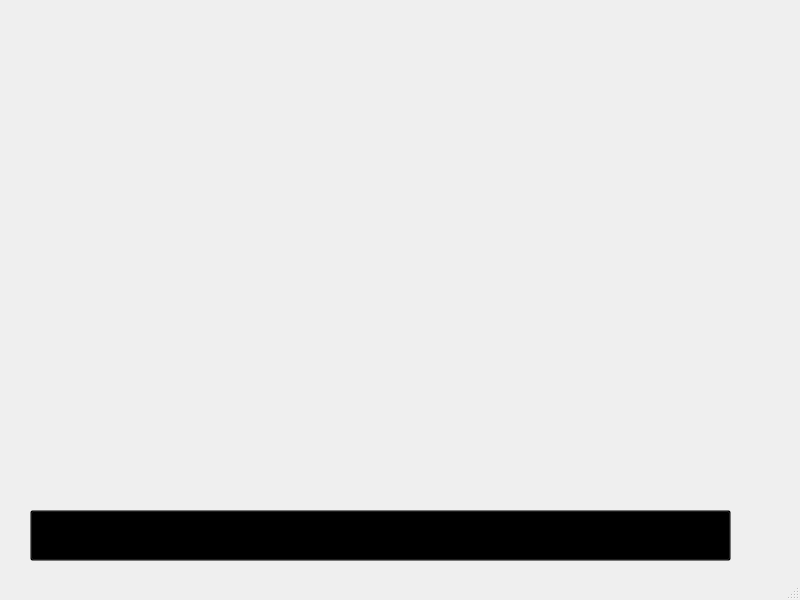
<?xml version="1.0" encoding="UTF-8"?>
<ui version="4.0">
 <class>MainWindow</class>
 <widget class="QMainWindow" name="MainWindow">
  <property name="geometry">
   <rect>
    <x>0</x>
    <y>0</y>
    <width>800</width>
    <height>600</height>
   </rect>
  </property>
  <property name="windowTitle">
   <string>MainWindow</string>
  </property>
  <widget class="QWidget" name="centralwidget">
   <widget class="QLabel" name="label">
    <property name="geometry">
     <rect>
      <x>10</x>
      <y>0</y>
      <width>791</width>
      <height>571</height>
     </rect>
    </property>
    <property name="text">
     <string/>
    </property>
    <property name="pixmap">
     <pixmap resource="../telasa.qrc">:/telas/6 Agulha.jpg</pixmap>
    </property>
    <property name="scaledContents">
     <bool>true</bool>
    </property>
   </widget>
   <widget class="QPushButton" name="AgulhaButton">
    <property name="geometry">
     <rect>
      <x>30</x>
      <y>510</y>
      <width>701</width>
      <height>51</height>
     </rect>
    </property>
    <property name="styleSheet">
     <string notr="true">background-color: rgba(0,0,0,0)</string>
    </property>
    <property name="text">
     <string/>
    </property>
   </widget>
  </widget>
  <widget class="QMenuBar" name="menubar">
   <property name="geometry">
    <rect>
     <x>0</x>
     <y>0</y>
     <width>800</width>
     <height>21</height>
    </rect>
   </property>
  </widget>
  <widget class="QStatusBar" name="statusbar"/>
 </widget>
 <resources>
  <include location="../telasa.qrc"/>
 </resources>
 <connections/>
</ui>
